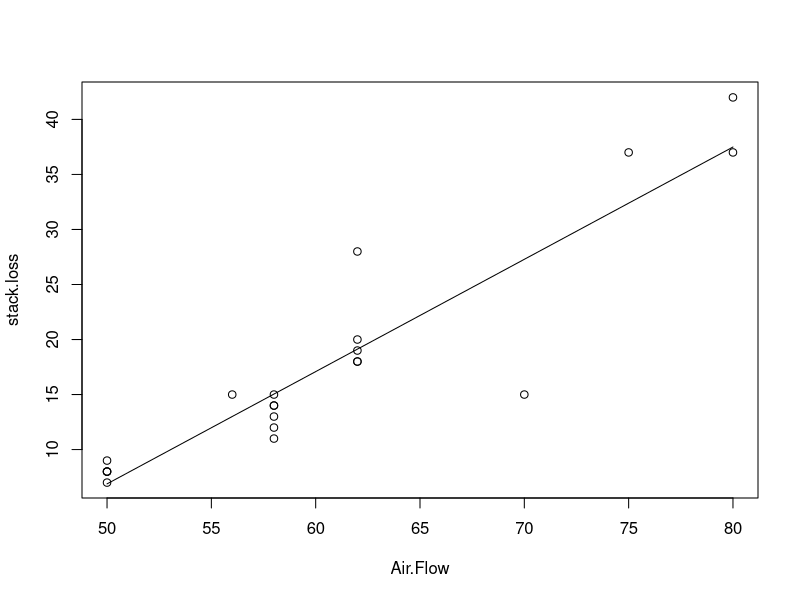
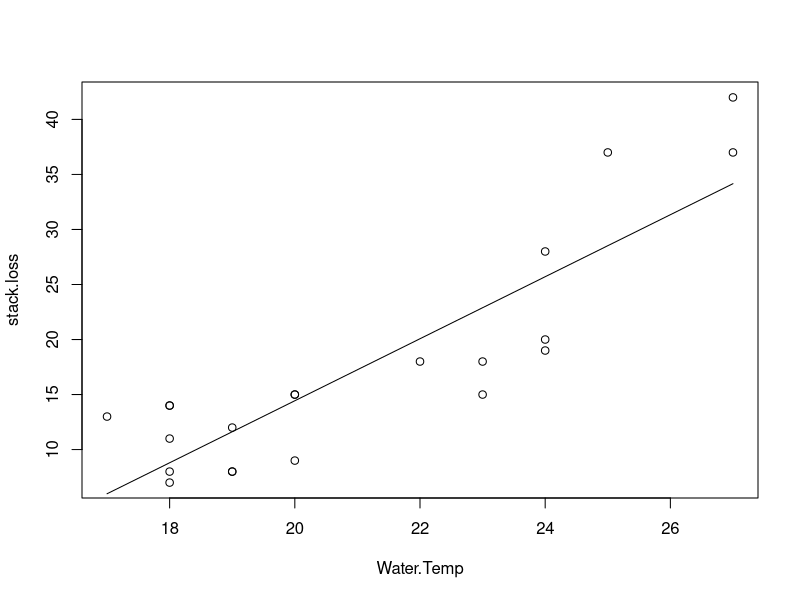

R code for these plots, in order:
## ---- chunk 1
a = 5; b = 15; c = 10
# (i)
(a+b)/c
# (ii)
(-b+sqrt(b^2 - 4*a*c)/ (2*a))
# (iii)
a*c + abs(c-b)
# (iv)
(2*a-c)^2
## ---- chunk 2
# (i) Removing element from data vector
x <- c(20, 13, 14, 25, 16, 20, 10, 9, 23, 35, 70, 12, 15, 13, 10)
x <- x[-11]
print(x)

#(ii) Data vector (1 to 15)
x2 <- 1:15
print(x2)

#(iii) Data vector (1 to 24 by 2)
x3 <- seq(1, 24, 2)
print(x3)

#(iv) Matrix 
A <- matrix(1:12, nrow = 3, byrow = T)
print(A)

# (a) Row Sums 
rowSums(A)
# (b) Columns Sums
colSums(A)
# (c) Element at (2, 3) position 
A[2, 3]
## ---- chunk 3
# (i) First matrix 
A <- matrix(1:12, 3, 4, T)
A <- A[, -4]

print(A)

# (a) Transpose of A 
t(A)

# (b) Find the inverse of A
# solve(A) ---->>> It shows an error

# (c) Eigen values of A 
eigen(A)

# (ii) Second Matrix (B)
B <- matrix(c(7, 5, 2, 4, 6, 7, 1, 7, 3), 3, 3)

A + B
A - B

# (b) A*B
A %*% B
## ---- chunk 4

## ---- chunk 5
# (i) Newton's method for finding root
f <- function(x) x^3 + 2*x^2 - 7
f. <- function(x) 3*x^2 + 4*x


calc_root <- function(x=1, tolerance = 0.0000001) {
  while(abs(f(x)) > tolerance) {
    x <- x - f(x) / f.(x)
  }
  return(x)
}

tolerance = 0.0000001
calc_root(x=1, tolerance)

# Solve the quadratic equation using if-else (x^2 + 2*x-7=0)
a = 1; b = 2; c = -7
root_1 = root_2 = NULL
dis = b^2 - 4*a*c

if(dis < 0) {
  cat("Roots are imaginary\n")
  dis = dis + 0i  # converting into complex form
}

root_1 = (-b + sqrt(dis))/(2*a)
root_2 = (-b - sqrt(dis))/(2*a)

cat("The roots are", round(root_1, 2), "and", round(root_2, 2), "\n")


# Solve the function using repeat()
g <- function(x) x^2  + 2*x - 7
g. <- function(x) 2*x + 2
calc_root2 <- function(x=1, tolerance = 0.0000001) {
  repeat{
    if(abs(g(x)) < tolerance) {
      break
    }
    x <- x - g(x)/g.(x) 
  }
  return(x)
}

root_1 = calc_root2(x=1, tolerance)
root_2 = calc_root2(x=-4, tolerance)

cat("The roots are", round(root_1, 2), "and", round(root_2, 2), "\n")

# (iv) Compute coefficient of variance
y <- c(5, 6, 2, 8, 5, 9, 2, 4, 8, 3, 1, 9)

cv = sd(y) / mean(y)
cat("Coefficient of variation is ", cv)
## ---- chunk 6
head(stackloss)
attach(stackloss)
# stack.loss = a + b*Air.Flow
fit1 <- lm(stack.loss ~ Air.Flow)
fit1
summary(fit1)
plot(Air.Flow, stack.loss)
lines(Air.Flow, fitted(fit1))
## ---- chunk 7
head(stackloss)
attach(stackloss)
# stack.loss = a + b*Water.Temp
fit2 <- lm(stack.loss ~ Water.Temp)
fit2
summary(fit2)
plot(Water.Temp, stack.loss)
lines(Water.Temp, fitted(fit2))
